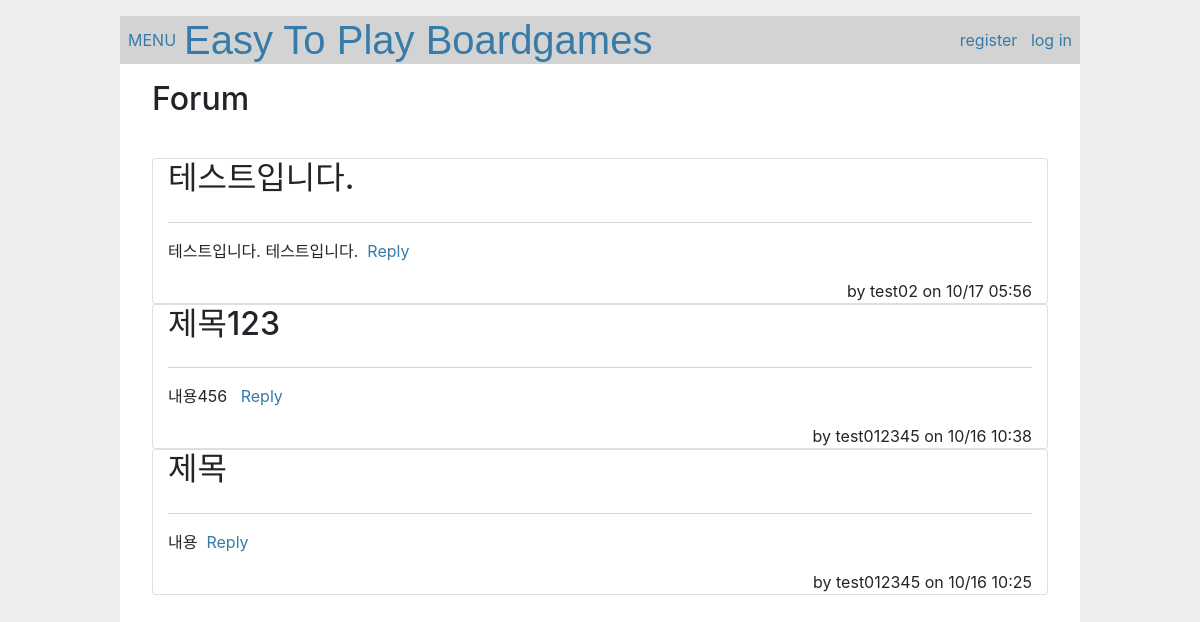
The app's page /forum/ with its own data.
### src/forum/models.py (models this page shows)
class Post(db.Model):
    __tablename__ = "posts"
    id = db.Column(db.Integer, primary_key=True)
    user_id = db.Column(db.Integer, db.ForeignKey("users.id"))
    title = db.Column(db.Text(20), nullable=False)
    body = db.Column(db.Text(200), nullable=False)
    created_at = db.Column(db.DateTime, default=datetime.now, nullable=False)
    updated_at = db.Column(db.DateTime, default=datetime.now,
                           onupdate=datetime.now, nullable=False)
    user = db.relationship('User', backref=db.backref('posts', lazy=True))

### src/crud/models.py (models this page shows, shortened)
class User(db.Model, UserMixin):
	__tablename__ = "users"
	id = db.Column(db.Integer, primary_key=True)
	username = db.Column(db.String(12), index=True, nullable=False)
	email = db.Column(db.String(100), unique=True, index=True, nullable=False)
	password_hash = db.Column(db.String)
	created_at = db.Column(db.DateTime, default=datetime.now, nullable=False)
	updated_at = db.Column(db.DateTime, default=datetime.now,
                        onupdate=datetime.now, nullable=False)
	@property
	def password(self):
		raise AttributeError("비밀번호 오류")

### src/forum/views.py (the view)
@forum.route("/")
def index():
	posts_query = (
		select(Post)
		.join(User, User.id == Post.user_id)
		.order_by(desc(Post.created_at))
	)
	posts = db.session.execute(posts_query).scalars().all()
	delete_form = DeleteForm()
	create_form = PostForm()
	return render_template("forum/index.html", posts=posts, delete_form=delete_form,
                        create_form=create_form)

### src/forum/templates/forum/index.html (shortened to what this page needs)
{% extends 'home/base.html' %}
{% block content %}
<div class="p-3">
<h2>Forum</h2>
<div class="d-flex flex-row-reverse">
</div>
{% for post in posts %}
<div class="card col-md-12">
		<header class="d-flex justify-content-between">
			<h2>{{ post.title }}</h2>
		</header>
		<hr>
		<div class="d-flex flex-row">
			<p class="body">{{ post.body }}&nbsp;
				{% if current_user.id == post.user.id and current_user.is_authenticated %}
				<a href="{{ url_for('forum.edit_post', post_id=post.id) }}">Edit</a>
				{% else %}
				<a href="{{ url_for('forum.index', post_id=post.id) }}">Reply</a>
				{% endif %}
			</p>
		</div>
		<div class="d-flex flex-row-reverse">
			<div class="about">by {{ post.user.username }} on {{ post.created_at.strftime('%m/%d %H:%M') }}</div>
		</div>
</div>
{% endfor %}
{% endblock %}

### src/static/css/style.css (style rules this page uses)
body { background-color: #f5f5f5; }
html { font-family: Arial, Helvetica, sans-serif; background: #eee; padding: 1rem; }
body { max-width: 960px; margin: 0 auto; background: white; }
a { color: #377ba8; }
hr { border: none; border-top: 1px solid lightgray; }

### records on screen
Post: title "테스트입니다.", body "테스트입니다. 테스트입니다.", user.username "test02", created_at "10/17 05:56"
Post: title "제목123", body "내용456", user.username "test012345", created_at "10/16 10:38"
Post: title "제목", body "내용", user.username "test012345", created_at "10/16 10:25"
